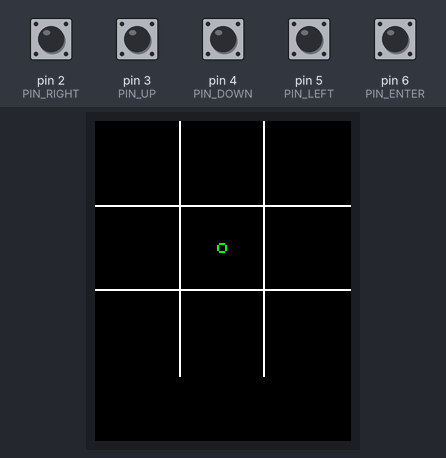
Bench run of a sketch on a simulated Arduino Mega 2560, built with avr-gcc and run on an emulated ATmega2560. Shown: 128×160 colour display. Inputs (shaded band) come from the test bench; at power-on: pin 2 (PIN_RIGHT), pin 3 (PIN_UP), pin 4 (PIN_DOWN), pin 5 (PIN_LEFT), pin 6 (PIN_ENTER) HIGH.

Above: at 1.3 s.
1.4 s: pin 2 (PIN_RIGHT) pulled LOW for 0.15 s
At 2.6 s:
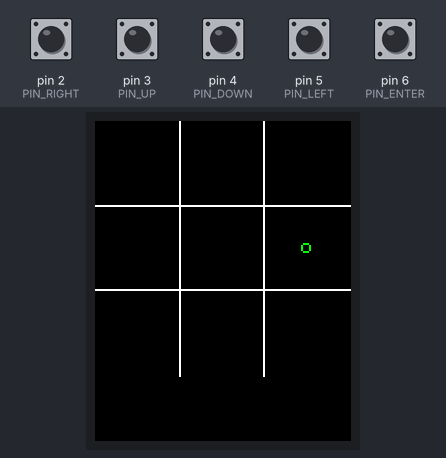
3.1 s: pin 3 (PIN_UP) pulled LOW for 0.15 s
At 4.5 s:
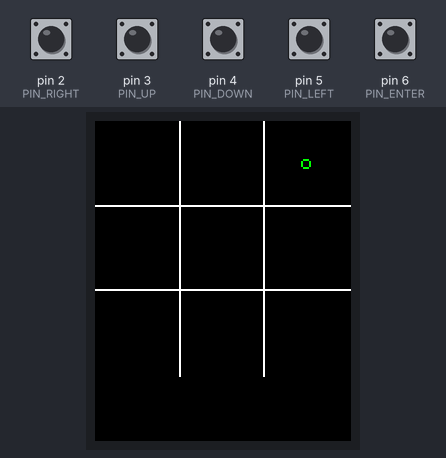
4.8 s: pin 4 (PIN_DOWN) pulled LOW for 1 s
At 6.6 s:
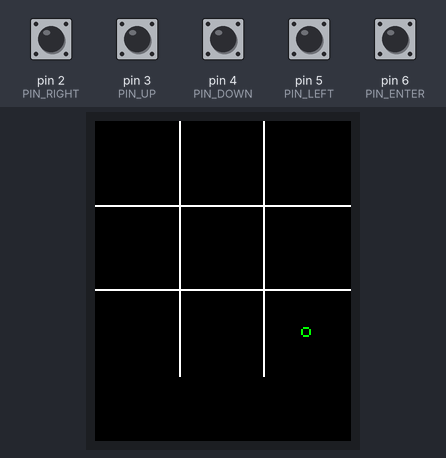
7.3 s: pin 5 (PIN_LEFT) pulled LOW for 0.15 s
At 8.7 s:
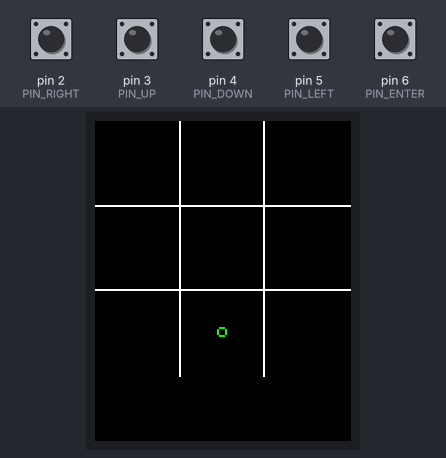
9.0 s: pin 6 (PIN_ENTER) pulled LOW for 0.15 s
At 9.8 s:
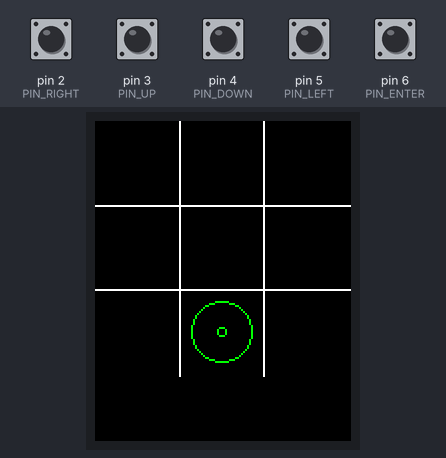
10.6 s: pin 2 (PIN_RIGHT) pulled LOW for 1 s
At 12.3 s:
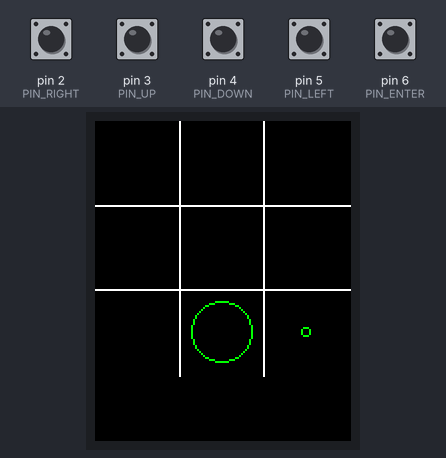
Timing chart, 0 to 13.8 s (numbered marks = the images above; inputs shaded):
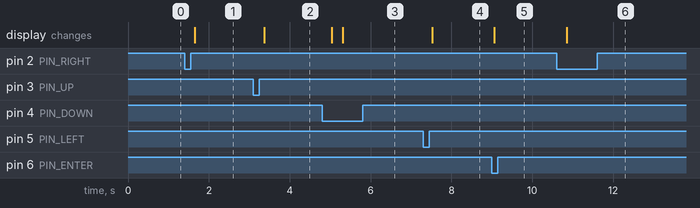

The sketch:

tictactoe.ino
```cpp
#include <Adafruit_GFX.h>    // Core graphics library
#include <Adafruit_ST7735.h> // Hardware-specific library
#include <SPI.h>


// For the breakout, you can use any 2 or 3 pins
// These pins will also work for the 1.8" TFT shield
#define TFT_CS     53
#define TFT_RST    9  // you can also connect this to the Arduino reset
                      // in which case, set this #define pin to 0!
#define TFT_DC     8

// Option 1 (recommended): must use the hardware SPI pins
// (for UNO thats sclk = 13 and sid = 11) and pin 10 must be
// an output. This is much faster - also required if you want
// to use the microSD card (see the image drawing example)
Adafruit_ST7735 tft = Adafruit_ST7735(TFT_CS,  TFT_DC, TFT_RST);

// Option 2: use any pins but a little slower!
#define TFT_SCLK 52   // set these to be whatever pins you like!
#define TFT_MOSI 51   // set these to be whatever pins you like!
//Adafruit_ST7735 tft = Adafruit_ST7735(TFT_CS, TFT_DC, TFT_MOSI, TFT_SCLK, TFT_RST);

const byte FIELD_SIZE = 4;
const byte BOARD_SIZE = 31;

const uint16_t BACKGROUND_COLOR = ST7735_BLACK;
const uint16_t CIRCLE_COLOR     = ST7735_GREEN;
const uint16_t CROSS_COLOR      = ST7735_RED;
const uint16_t TEXT_COLOR       = ST7735_WHITE;
const uint16_t WINNER_COLOR     = ST7735_CYAN;

const byte PIN_LEFT  = 5;
const byte PIN_DOWN  = 4;
const byte PIN_UP    = 3;
const byte PIN_RIGHT = 2;
const byte PIN_ENTER = 6;

byte states[9];

byte selectedX = 1;
byte selectedY = 1;

byte activePlayer = 1;

byte countingMoves = 0;

void drawCircle (byte x, byte y) {
      tft.drawCircle(21 + 42 * x,21 + 42 * y, 15, CIRCLE_COLOR);
 }

 void drawCross (byte x, byte y) {
    tft.drawLine(42 * x, 42 * y, 42 * (x + 1), 42 * (y + 1), CROSS_COLOR);
    tft.drawLine(42 * x, 42 * y + 42, 42 * (x + 1), 42 * y,  CROSS_COLOR);
 }

void setup(void) {
    // Use this initializer if you're using a 1.8" TFT
    tft.initR(INITR_BLACKTAB);   // initialize a ST7735S chip, black tab

    reset();

    pinMode(PIN_LEFT,  INPUT);
    pinMode(PIN_DOWN,  INPUT);
    pinMode(PIN_UP,    INPUT);
    pinMode(PIN_RIGHT, INPUT);
    pinMode(PIN_ENTER, INPUT);

    // Pullup-Widerstand aktivieren
    digitalWrite(PIN_LEFT,  HIGH);
    digitalWrite(PIN_DOWN,  HIGH);
    digitalWrite(PIN_UP,    HIGH);
    digitalWrite(PIN_RIGHT, HIGH);
    digitalWrite(PIN_ENTER, HIGH);
    tft.setRotation(2);
}

// resets the board and the game data
void reset() {
    for (byte i = 0; i < 9; i++) {
      states[i] = 0;
    }
    countingMoves = 0;
}

// conditionally sets the direction to a new one
void setSelectedField() {
    bool pressedLeft = false;
    bool pressedDown  = false;
    bool pressedUp    = false;
    bool pressedRight = false;
    bool pressedEnter = false;

    do {
      delay(50);
      pressedLeft  = digitalRead(PIN_LEFT)  == LOW;
      pressedDown  = digitalRead(PIN_DOWN)  == LOW;
      pressedUp    = digitalRead(PIN_UP)    == LOW;
      pressedRight = digitalRead(PIN_RIGHT) == LOW;
      pressedEnter = digitalRead(PIN_ENTER) == LOW;
    } while (!pressedLeft && !pressedDown && !pressedUp && !pressedRight && !pressedEnter);

    if (pressedUp && selectedY != 0) {
      selectedY --;
    }
    if(pressedLeft && selectedX != 0) {
      selectedX --;
    }
    if(pressedDown && selectedY != 2) {
      selectedY ++;
    }
    if(pressedRight && selectedX != 2) {
      selectedX ++;
    }
    if(pressedEnter && !states[selectedX * 3 + selectedY]) {
      states[selectedX * 3 + selectedY] = activePlayer;
      draw();

      countingMoves ++;

      if (activePlayer == 1) {
        activePlayer = 2;
      }
      else {
        activePlayer = 1;
      }
    }
    delay(200);
}

void drawField( byte x, byte y, byte state) {
  if (state == 1) {
    drawCircle(x, y);
  }
  if (state == 2) {
    drawCross(x, y);
  }
}

// redraws the whole board
void draw() {

    tft.fillRect(0, 0, tft.width(), tft.height(), BACKGROUND_COLOR);

    //draw the vertical lines
    tft.drawFastVLine(42, 0, 128, TEXT_COLOR);
    tft.drawFastVLine(84, 0, 128, TEXT_COLOR);

    // draw the horizontal lines
    tft.drawFastHLine(0, 42, 128, TEXT_COLOR);
    tft.drawFastHLine(0, 84, 128, TEXT_COLOR);

    tft.drawCircle(21 + 42 * selectedX, 21 + 42 * selectedY, 2, CIRCLE_COLOR);

    for (int x = 0; x < 3; x++) {
        for (int y = 0; y < 3; y++) {
            drawField(x, y, states[x * 3 + y]);
        }
    }

}

void winner() {
    const char* text = "Winner!";
    int16_t  x1, y1;
    uint16_t w, h;

    tft.getTextBounds(text, 0, 0, &x1, &y1, &w, &h);

    tft.setCursor(
        (tft.width() - w) / 2,
        (tft.height()-h) / 2
    );

    tft.setTextColor(WINNER_COLOR);
    tft.print(text);
    delay(1000);
}


void loop() {
    draw();
    setSelectedField();

  if (countingMoves == 9) {
    delay(1000);
    reset();
  }

  if (states[0] && states[0] == states[1] && states[1] == states[2] ||
      states[3] && states[3] == states[4] && states[4] == states[5] ||
      states[6] && states[6] == states[7] && states[7] == states[8] ||
      states[0] && states[0] == states[3] && states[3] == states[6] ||
      states[1] && states[1] == states[4] && states[4] == states[7] ||
      states[2] && states[2] == states[5] && states[5] == states[8] ||
      states[0] && states[0] == states[4] && states[4] == states[8] ||
      states[6] && states[6] == states[4] && states[4] == states[2]) {
      winner();
      delay (2000);
      reset();
      }
}
```

Measured:
- after the input at 1.4 s, the display: changes after 0.24 s (image 1)
- after the input at 3.1 s, the display: changes after 0.27 s (image 2)
- after the input at 4.8 s, the display: first changes after 0.24 s (image 3 shows a later state)
- after the input at 7.3 s, the display: changes after 0.23 s (image 4)
- after the input at 9.0 s, the display: changes after 0.05 s (image 5)
- after the input at 10.6 s, the display: changes after 0.25 s (image 6)
